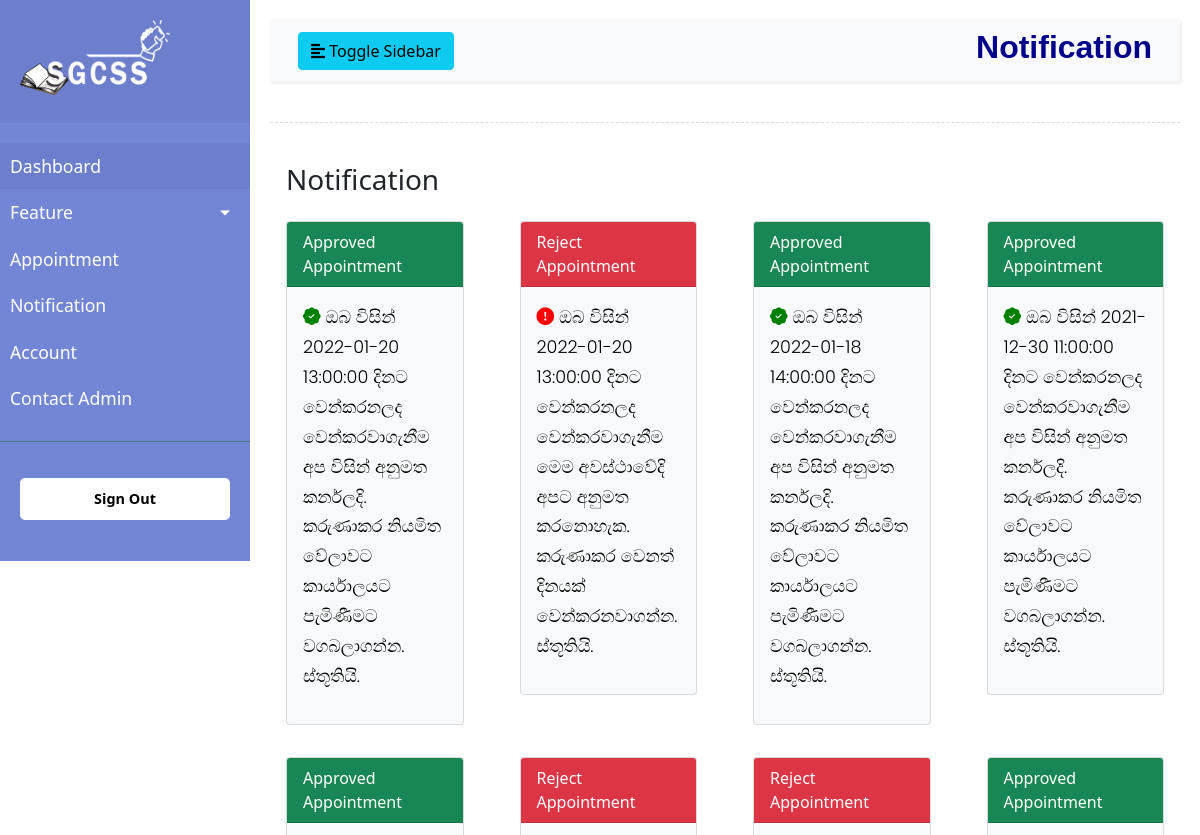
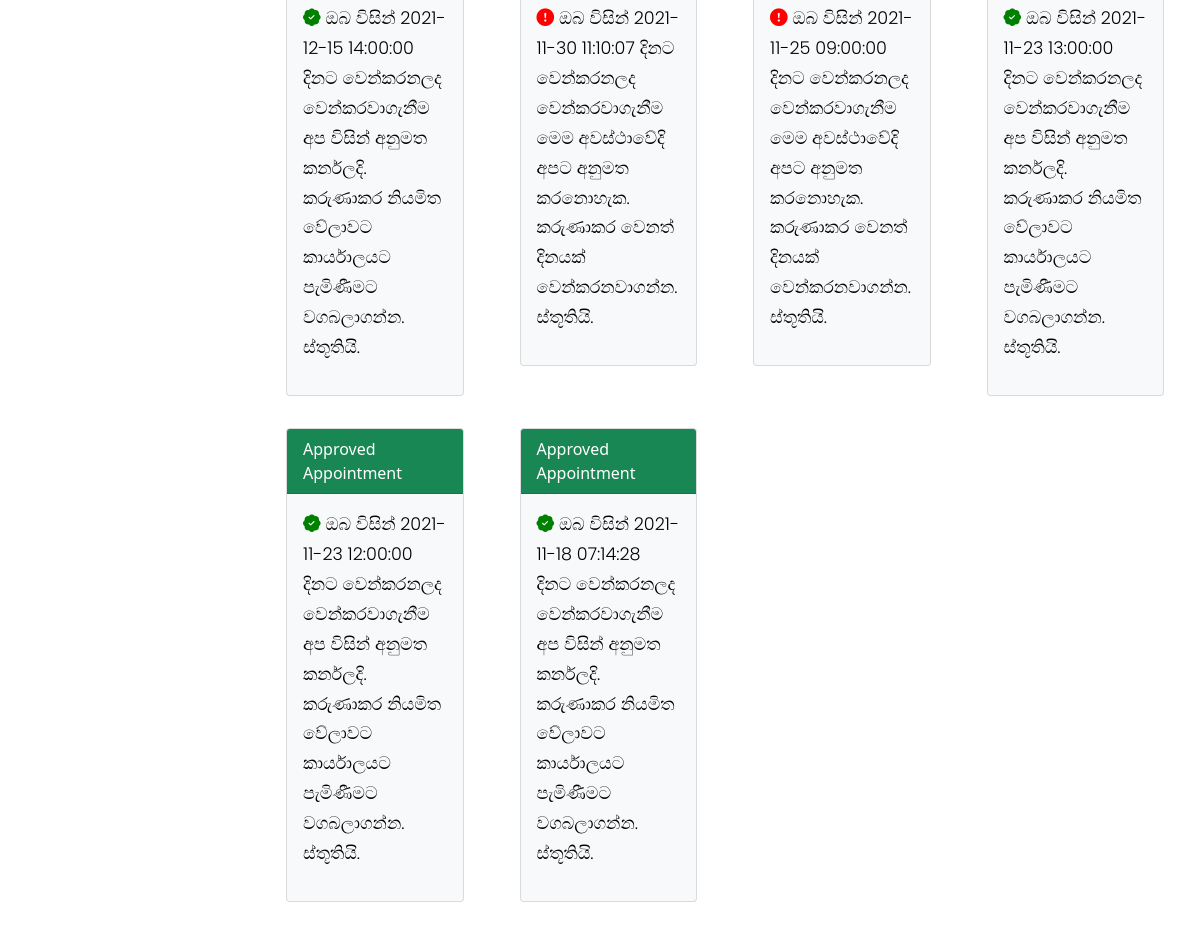
The page /vaccount/vnotification.php (signed in) on the database its author committed (2 pictures, top to bottom).
### tables this page shows
CREATE TABLE IF NOT EXISTS `appointment` (
  `id` int(11) NOT NULL AUTO_INCREMENT,
  `user_id` int(11) NOT NULL,
  `phone` varchar(10) NOT NULL,
  `category` varchar(350) NOT NULL,
  `text` varchar(1500) NOT NULL,
  `date_time` datetime NOT NULL,
  `acceptance` varchar(10) NOT NULL DEFAULT 'pending',
  `view` tinyint(1) NOT NULL DEFAULT '0',
  PRIMARY KEY (`id`),
  KEY `Fkey` (`user_id`)
);

### vaccount/vnotification.php (the view, shortened to what this page needs)
<!DOCTYPE html>
<html lang="en">
<head>
    <link rel="stylesheet" href="css/style.css">
    <link rel="stylesheet" href="../assets/css/bootstrap.min.css">
    <link rel="stylesheet" href="../assets/css/all.css">
    <link rel="stylesheet"  href="https://cdn.jsdelivr.net/npm/bootstrap@5.0.2/dist/css/bootstrap.min.css">
    <link rel="stylesheet" href="https://cdn.jsdelivr.net/npm/bootstrap-icons@1.3.0/font/bootstrap-icons.css">
</head>
<body>
<div class="wrapper">
        <nav id="sidebar">
            <?php
                include("sidebar.php");
            ?>
        </nav>
        <div id="content">
            <nav class="navbar navbar-expand-lg navbar-light bg-light">
                <div class="container-fluid">
                    <button type="button" id="sidebarCollapse" class="btn btn-info">
                        <i class="fas fa-align-left"></i>
                        <span>Toggle Sidebar</span>
                    </button>
                    <div class="dashboard-name">
                        <h2 class="dashboard-header">Notification</h2>
                    </div>
                </div>
            </nav>
            <div class="line"></div>
            <div class="row">
            <div class="card-topic ms-3">
                <h3>Notification</h3>
            </div>
            <?php
                $approveSql = "SELECT * FROM appointment WHERE  user_id='".$_SESSION['userId']."' ORDER BY date_time DESC";
                $approveResult = mysqli_query($conn, $approveSql);
                $checkResult = mysqli_num_rows($approveResult);
                if($checkResult>0){
                    while($getData= mysqli_fetch_assoc($approveResult)){
                        $date = $getData['date_time'];
                        $type = $getData['acceptance'];
                        if($type=="accepted"){
                            echo '
                            <div class="col-xm-12 col-sm-6 col-md-6 col-lg-3">
                                <div class="card text-white bg-light mx-3 my-3">
                                    <div class="card-header bg-success">Approved Appointment</div>
                                    <div class="card-body">
                                        <div class="card-title">
                                            <p class="app-details" style="color:black;">
                                                <span><i class="bi bi-patch-check-fill card-icon" style="color:green;"></i></span>
                                                ඔබ විසින් '.$date.' දිනට වෙන්කරනලද වෙන්කරවාගැනීම අප විසින් අනුමත කර්නලදි. කරුණාකර නියමිත වේලාවට කාර්යාලයට පැමිණීමට වගබලාගන්න. ස්තූතියි.
                                            </p>
                                            <p></p>
                                        </div>
                                    </div>
                                </div>
                            </div>
                        ';
                        }
                        if($type == "rejected"){
                            echo'
                            <div class="col-xm-12 col-sm-6 col-md-6 col-lg-3">
                                <div class="card text-white bg-light mx-3 my-3">
                                    <div class="card-header bg-danger">Reject Appointment</div>
                                    <div class="card-body">
                                        <div class="card-title">
                                            <p style="color:black;">
                                                <span><i class="bi bi-exclamation-circle-fill " style="color:red;"></i></span>
                                                ඔබ විසින් '.$date.' දිනට වෙන්කරනලද වෙන්කරවාගැනීම මෙම අවස්ථාවේදි අපට අනුමත කරනොහැක. කරුණාකර වෙනත් දිනයක් වෙන්කරනවාගන්න.ස්තූතියි.
                                            </p>
                                            <p></p>
                                        </div>
                                    </div>
                                </div>
                            </div>
                            ';
                        }
                    }
                }
            ?>
        </div>
        </div>
    </div>
</html>

### vaccount/css/style.css (style rules this page uses)
body { font-family: 'Poppins', sans-serif; background: #fafafa; }
p { font-family: 'Poppins', sans-serif; font-size: 1.1em; font-weight: 300; line-height: 1.7em; color: #999; }
.navbar { padding: 15px 10px; background: #fff; border: none; border-radius: 0; margin-bottom: 40px; box-shadow: 1px 1px 3px rgba(0, 0, 0, 0.1); }
.line { width: 100%; height: 1px; border-bottom: 1px dashed #ddd; margin: 40px 0; }
.wrapper { display: flex; width: 100%; align-items: stretch; }
#sidebar { min-width: 250px; max-width: 250px; min-height: fit-content; max-height: fit-content; background: #7386D5; color: #fff; transition: all 0.3s; }
.dashboard-name .dashboard-header { font-weight: bold; font-family: Arial, Helvetica, sans-serif; color:darkblue; }
#content { width: 100%; padding: 20px; min-height: 100vh; transition: all 0.3s; }
p.app-details { color: black; }

### assets/css/all.css (style rules this page uses)
.fa, .fas, .far, .fal, .fad, .fab { -moz-osx-font-smoothing: grayscale; -webkit-font-smoothing: antialiased; display: inline-block; font-style: normal; font-variant: normal; text-rendering: auto; line-height: 1; }
.fa-align-left:before { content: "\f036"; }

### rows shown on the page
appointment: date_time "2022-01-20 13:00:00"
appointment: date_time "2022-01-20 13:00:00"
appointment: date_time "2022-01-18 14:00:00"
appointment: date_time "2021-12-30 11:00:00"
appointment: date_time "2021-12-15 14:00:00"
appointment: date_time "2021-11-30 11:10:07"
appointment: date_time "2021-11-25 09:00:00"
appointment: date_time "2021-11-23 13:00:00"
appointment: date_time "2021-11-23 12:00:00"
appointment: date_time "2021-11-18 07:14:28"
